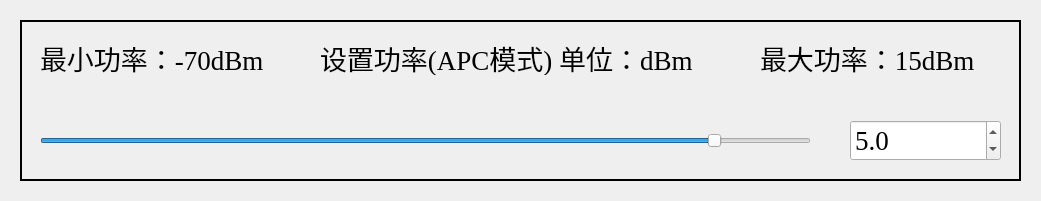
       <widget class="QWidget" name="widgetSetPwrEDFA_3" native="true">
        <property name="geometry">
         <rect>
          <x>40</x>
          <y>640</y>
          <width>1041</width>
          <height>201</height>
         </rect>
        </property>
        <widget class="QLabel" name="labelBgPwrEDFA_3">
         <property name="geometry">
          <rect>
           <x>20</x>
           <y>20</y>
           <width>1001</width>
           <height>161</height>
          </rect>
         </property>
         <property name="frameShape">
          <enum>QFrame::WinPanel</enum>
         </property>
         <property name="text">
          <string/>
         </property>
        </widget>
        <widget class="QSlider" name="horizontalSliderPwrEDFA_3">
         <property name="geometry">
          <rect>
           <x>40</x>
           <y>120</y>
           <width>771</width>
           <height>41</height>
          </rect>
         </property>
         <property name="minimum">
          <number>-700</number>
         </property>
         <property name="maximum">
          <number>150</number>
         </property>
         <property name="singleStep">
          <number>1</number>
         </property>
         <property name="pageStep">
          <number>10</number>
         </property>
         <property name="value">
          <number>50</number>
         </property>
         <property name="orientation">
          <enum>Qt::Horizontal</enum>
         </property>
        </widget>
        <widget class="QLabel" name="labelSetPwrEDFA_3">
         <property name="geometry">
          <rect>
           <x>320</x>
           <y>40</y>
           <width>391</width>
           <height>35</height>
          </rect>
         </property>
         <property name="sizePolicy">
          <sizepolicy hsizetype="Ignored" vsizetype="Ignored">
           <horstretch>0</horstretch>
           <verstretch>0</verstretch>
          </sizepolicy>
         </property>
         <property name="font">
          <font>
           <family>Times New Roman</family>
           <pointsize>20</pointsize>
          </font>
         </property>
         <property name="text">
          <string>设置功率(APC模式) 单位：dBm</string>
         </property>
        </widget>
        <widget class="QDoubleSpinBox" name="doubleSpinBoxPwrEDFA_3">
         <property name="geometry">
          <rect>
           <x>850</x>
           <y>120</y>
           <width>151</width>
           <height>41</height>
          </rect>
         </property>
         <property name="sizePolicy">
          <sizepolicy hsizetype="Ignored" vsizetype="Ignored">
           <horstretch>0</horstretch>
           <verstretch>0</verstretch>
          </sizepolicy>
         </property>
         <property name="font">
          <font>
           <family>Times New Roman</family>
           <pointsize>20</pointsize>
          </font>
         </property>
         <property name="decimals">
          <number>1</number>
         </property>
         <property name="minimum">
          <double>-70.000000000000000</double>
         </property>
         <property name="maximum">
          <double>15.000000000000000</double>
         </property>
         <property name="singleStep">
          <double>0.100000000000000</double>
         </property>
         <property name="value">
          <double>5.000000000000000</double>
         </property>
        </widget>
        <widget class="QLabel" name="labelHintMaxPwrEDFA_3">
         <property name="geometry">
          <rect>
           <x>760</x>
           <y>40</y>
           <width>231</width>
           <height>35</height>
          </rect>
         </property>
         <property name="sizePolicy">
          <sizepolicy hsizetype="Ignored" vsizetype="Ignored">
           <horstretch>0</horstretch>
           <verstretch>0</verstretch>
          </sizepolicy>
         </property>
         <property name="font">
          <font>
           <family>Times New Roman</family>
           <pointsize>20</pointsize>
          </font>
         </property>
         <property name="text">
          <string>最大功率：15dBm</string>
         </property>
        </widget>
        <widget class="QLabel" name="labelHintMinPwrEDFA_3">
         <property name="geometry">
          <rect>
           <x>40</x>
           <y>40</y>
           <width>231</width>
           <height>35</height>
          </rect>
         </property>
         <property name="sizePolicy">
          <sizepolicy hsizetype="Ignored" vsizetype="Ignored">
           <horstretch>0</horstretch>
           <verstretch>0</verstretch>
          </sizepolicy>
         </property>
         <property name="font">
          <font>
           <family>Times New Roman</family>
           <pointsize>20</pointsize>
          </font>
         </property>
         <property name="text">
          <string>最小功率：-70dBm</string>
         </property>
        </widget>
       </widget>
